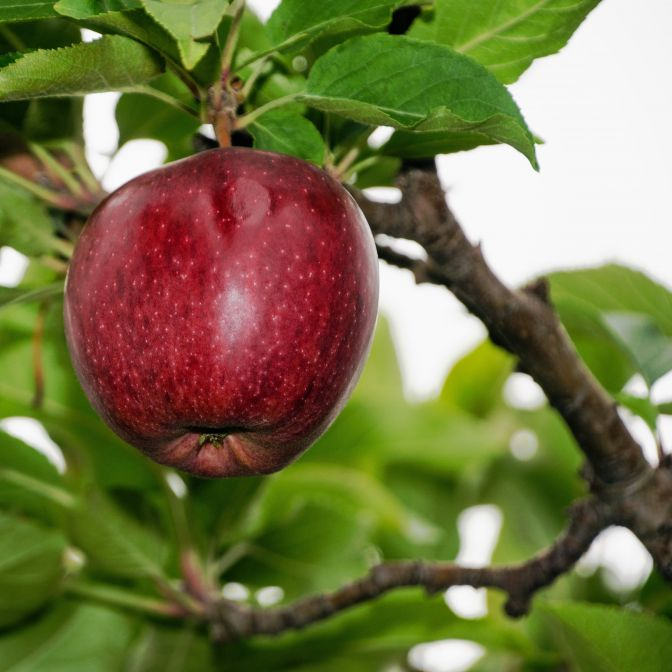
#> input picture Michael/ComputerVisionJetsonNano/Resources/apple.jpg, 672 x 672 px
$ python Chapter3.py
#> lines starting #> are read from the running program, lines starting #| are printed output that depends on the picture
import cv2
import numpy as np

img = cv2.imread("Resources/apple.jpg")
#> img is the input picture: shape (672, 672, 3); mean B, G, R 69.8, 116.4, 117.5
print(img.shape)
#| (672, 672, 3)

imgResizeByDiamensions = cv2.resize(img,(640, 480))
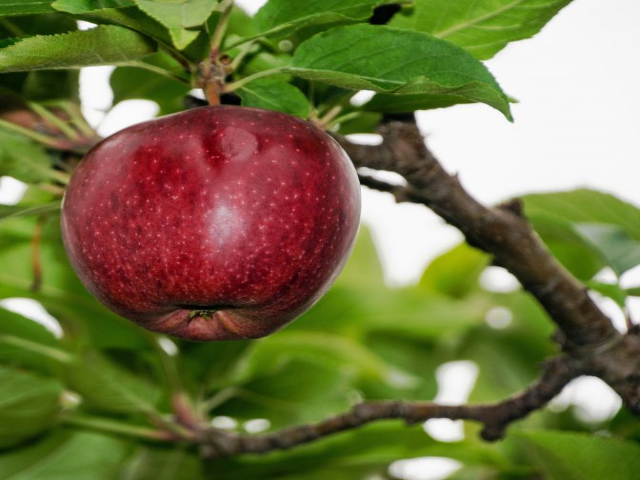
#> imgResizeByDiamensions: shape (480, 640, 3); mean B, G, R 69.7, 116.3, 117.4
imgResizeByScale = cv2.resize(img,(0,0), None, 0.5,0.5)

imgCrop = img[100:200,200:300]
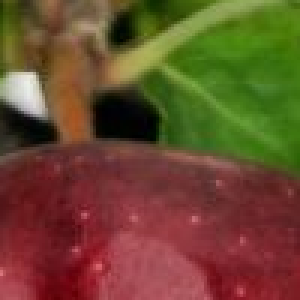
#> imgCrop: shape (100, 100, 3) (shown 3 times larger); mean B, G, R 45.5, 74.4, 105.6

cv2.imshow("Image", img)
cv2.imshow("Image Resize By", imgResizeByDiamensions)
cv2.imshow("Image Resize By Sacle", imgResizeByScale)
cv2.imshow("Image Crop", imgCrop)
cv2.waitKey(0)
#> (the run stopped early here; a loop or call above may not have finished)
